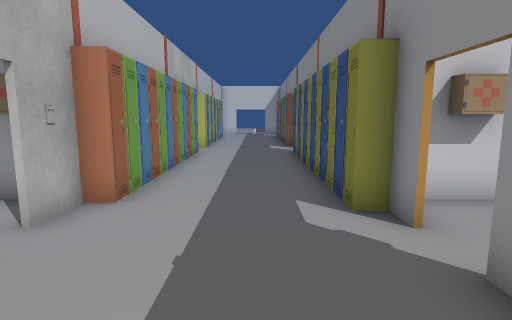
View 1 (above)

24 first-person views from a walk through a Unity game level. The camera is 1.5 m above the floor, tilts 8° down and sees 80° across. Doors are open. The floor is counted in squares, 1 m on a side. Each view is taken from the middle of a square. On the plan, view 1 faces up. The plan holds only what a view shows up to about 15 squares ahead; the rest is blank. The place goes on beyond the plan. Some surface patterns are stand-ins.

View 2
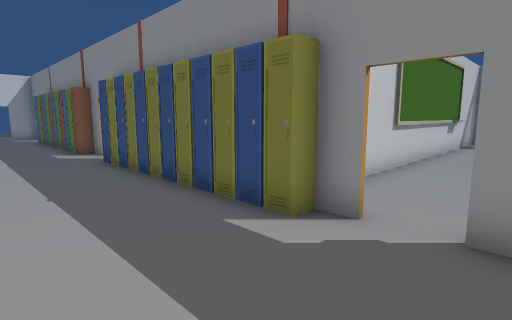

View 3
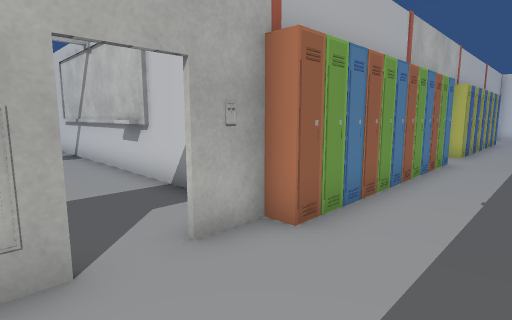

View 4
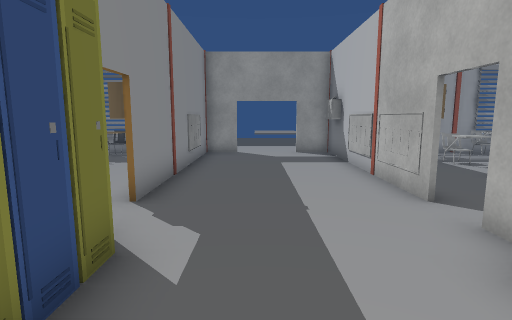

View 5
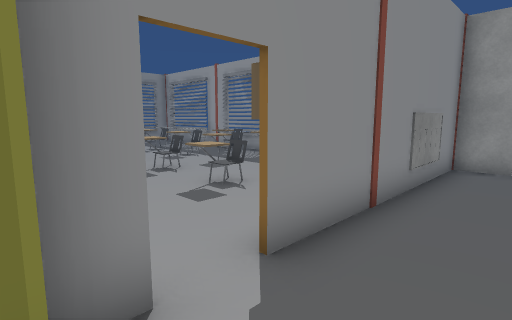

View 6
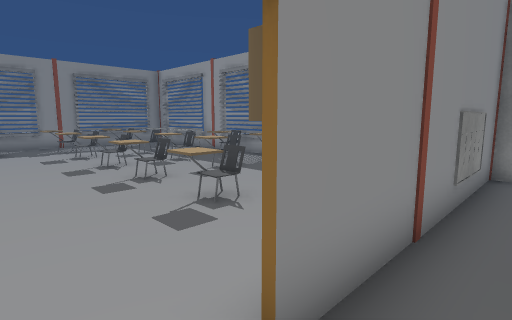

View 7
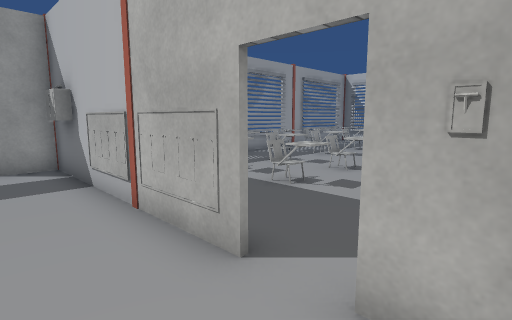

View 8
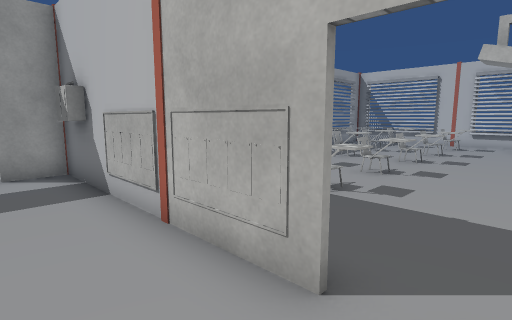

View 9
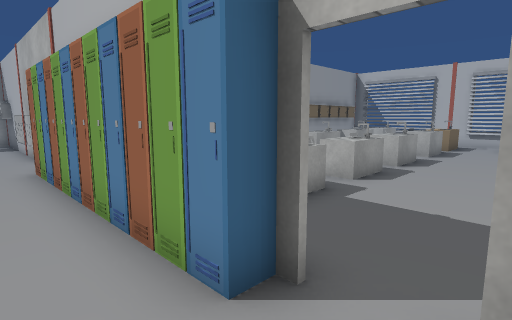

View 10
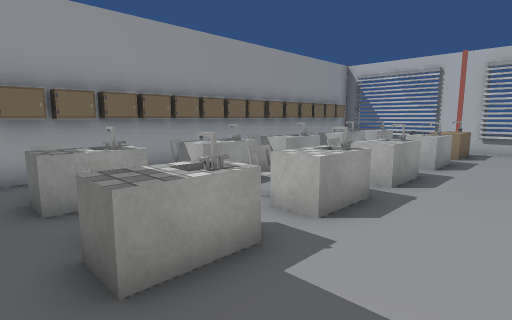

View 11
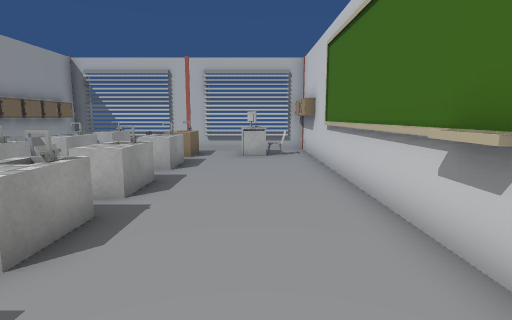

View 12
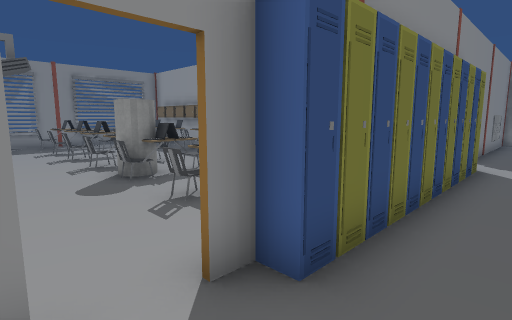

View 13
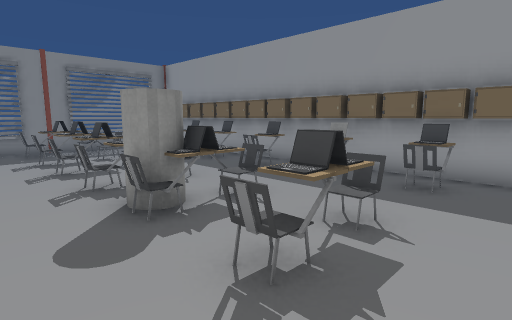

View 14
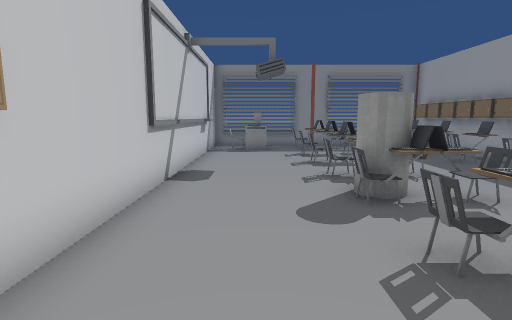

View 15
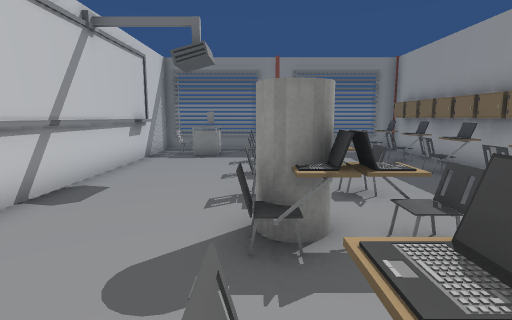

View 16
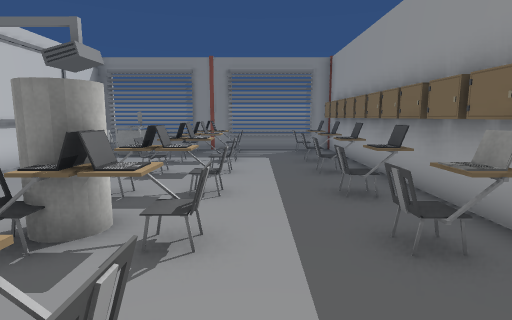

View 17
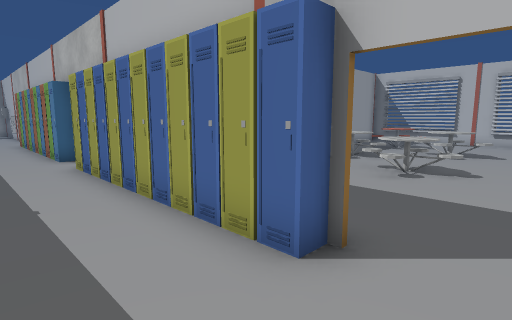

View 18
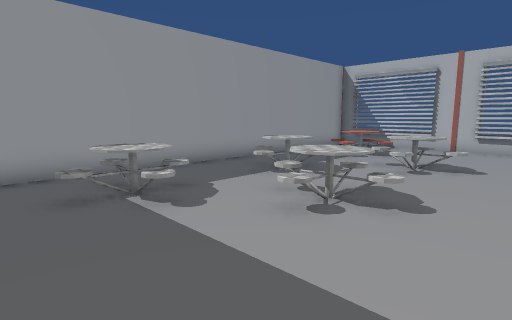

View 19
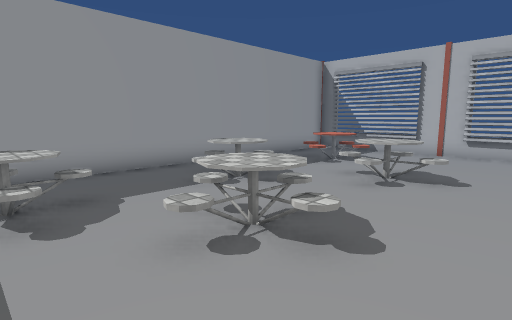

View 20
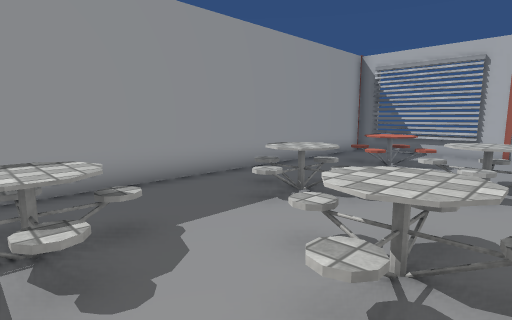

View 21
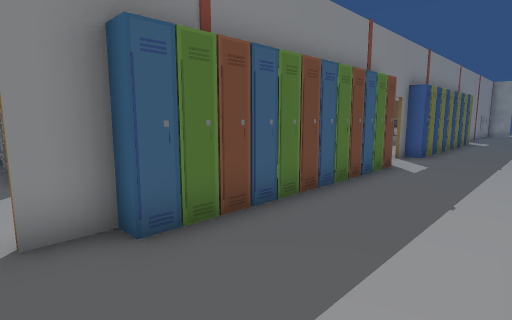

View 22
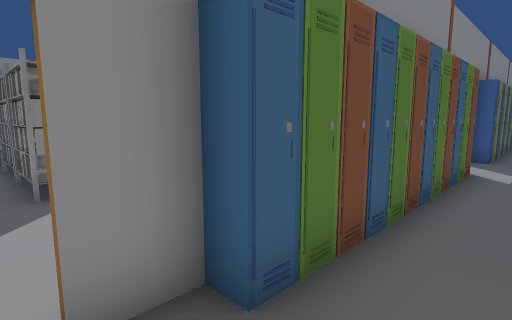

View 23
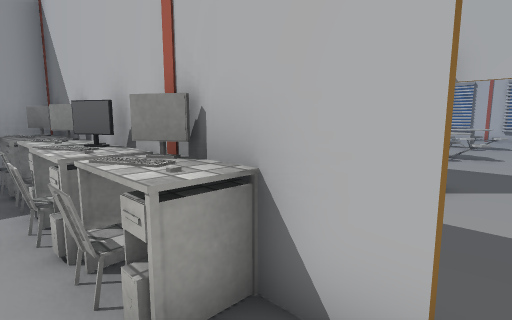

View 24
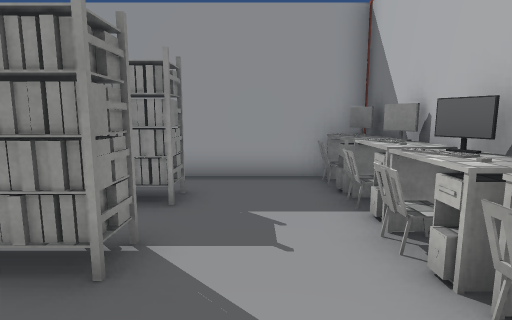

### Floor plan
Points are (right, up) in squares from view 1. A wall is a line through its corners. A room is listed if a view was taken in it or the views show most of it. See-through windows are left out.
Room 1 (views 1, 2, 3, 4, 5, 6, 7, 8, 9, 10, 11, 12, 13, 14, 15, 16, 17, 18, 19, 20, 21, 22, 23, 24)
walls: (2.2, 14.8) (2.2, 15.5); (2.5, 16.3) (7.1, 16.3); (-3.1, 4.6) (-3.1, 3.9); (4.4, 5.6) (16.5, 5.6); (2.2, 3.9) (2.2, 4.6); (-7.2, 15.9) (-8.4, 15.9); (-7.1, 5.4) (-15.8, 5.4); (-7.5, 16.2) (-16.5, 16.2); (-7.5, 5.1) (-8.5, 5.1); (2.2, 23.5) (2.2, 24.6); (2.3, 24.6) (2.3, 23.5); (-15.9, 5.6) (-4.6, 5.6); (-2.5, -5.1) (-1.6, -5.1); (0.8, -5.1) (2.2, -5.1); (-16.5, 16.3) (-4.6, 16.3); (15.4, 15.9) (14.4, 15.9); (16, 5.4) (5.2, 5.4); (-19.3, 13.4) (-19.3, 9.9); (-19.3, 15.5) (-19.3, 14.4); (-19.3, 6.4) (-19.3, 5.6); (17.5, 16.2) (4.4, 16.2); (-12, -5.1) (-7.9, -5.1); (11.8, -5.1) (13.4, -5.1); (-19.3, 23.9) (-19.3, 16.5)
low walls: (-19.3, 8.9) (-19.3, 8.1); (9.8, -5.1) (11.4, -5.1); (-19.3, 2.5) (-19.3, 1)
ways out: open door at (-0.5, -5)
objects: chair (-18, 1) to (-17, 1); locker (-18, 6); table (-18, 8) to (-17, 8); table (-18, 11) to (-17, 11); table (-18, 14); other object (-18, 16); other object (-17, -2) to (-17, -1); locker (-17, 6); other object (-17, 7); other object (-17, 10); other object (-17, 14); other object (-17, 15); locker (-17, 16); table (-17, 18) to (-15, 20); locker (-16, 6); other object (-15, -4) to (-14, -3); chair (-15, -2) to (-14, -1); chair (-15, 0) to (-14, 1); locker (-15, 6); table (-15, 8) to (-14, 8); table (-15, 11) to (-14, 11); table (-15, 21) to (-12, 23); locker (-14, 6); other object (-14, 7); other object (-14, 10); locker (-13, 6); other object (-12, -4) to (-12, -3); chair (-12, -2) to (-12, -1); chair (-12, 0) to (-12, 1); locker (-12, 6); table (-12, 8) to (-11, 8); table (-12, 11) to (-11, 11); table (-12, 18) to (-10, 20); locker (-11, 6); other object (-11, 7); other object (-11, 10); chair (-10, -4) to (-9, -3); chair (-10, -2) to (-9, -1); chair (-10, 0) to (-9, 1); locker (-10, 6); table (-10, 21) to (-8, 23); locker (-9, 6); table (-9, 8) to (-8, 8); table (-9, 11) to (-8, 11); locker (-8, 6); chair (-8, 7); table (-8, 18) to (-5, 20); chair (-7, -2) to (-6, -1); chair (-7, 0) to (-6, 1); locker (-7, 6); locker (-6, 6); table (-6, 8) to (-5, 8); chair (-6, 10) to (-5, 10); table (-6, 11) to (-5, 11); locker (-5, 6); chair (-5, 7); other object (-4, 2) to (-3, 2); locker (-4, 5); other object (-3, 5); locker (-3, 11); locker (-3, 12); locker (-3, 13); locker (-3, 15); locker (-3, 16); locker (-3, 17); locker (-3, 18); locker (-3, 19); locker (-3, 20); locker (-3, 21); locker (-3, 22); locker (-3, 23); locker (2, 2) to (3, 2); locker (2, 5); locker (2, 6); locker (2, 7); locker (2, 8); locker (2, 9); locker (2, 10); locker (2, 11); locker (2, 12); locker (2, 13); locker (2, 16); locker (2, 17); locker (2, 18); locker (2, 19); locker (2, 20); locker (2, 21); locker (2, 22); locker (2, 23); other object (3, 13); computer (3, 17); table (3, 18); other object (3, 19); computer (3, 20); chair (3, 21); chair (3, 22); table (3, 23); locker (4, 6); chair (4, 19); locker (5, 6); chair (5, 7); chair (5, 10); laptop (5, 11); chair (5, 12); chair (6, 1); locker (6, 6); locker (7, 6); chair (7, 7); laptop (7, 11); chair (7, 12); rack (7, 18) to (8, 19); rack (7, 21) to (8, 21); rack (7, 23) to (8, 24); other object (8, -4) to (9, -3); chair (8, -2) to (9, -1); chair (8, 0) to (9, 1); locker (8, 6); laptop (8, 7); chair (8, 11); cylinder (8, 12); locker (9, 6); rack (9, 24) to (11, 24); chair (10, -4) to (11, -3); chair (10, -2) to (11, -1); chair (10, 0) to (11, 1); laptop (10, 6); chair (10, 7); chair (10, 11); chair (10, 12); locker (11, 6); laptop (11, 11); locker (12, 6); chair (12, 7); other object (12, 10); chair (12, 12); other object (12, 23) to (13, 24); other object (13, -4) to (14, -3); chair (13, -2) to (14, -1); chair (13, 0) to (14, 1); locker (13, 6); laptop (13, 7); laptop (13, 11); locker (14, 6); chair (14, 7) to (15, 7); other object (14, 10) to (15, 10); chair (14, 11) to (15, 12); locker (15, 6); other object (16, -2) to (16, -1); chair (16, 0) to (16, 1); locker (16, 6); other object (16, 11); table (16, 14); locker (17, 6); other object (17, 7); other object (17, 10); other object (17, 11); chair (17, 12); other object (17, 14); other object (17, 15)

Positions as (right, up) in squares from view 1, and headings:
1: (0, 0), facing up
2: (-2, 2), facing up-right
3: (0, 2), facing up-left
4: (0, 8), facing down
5: (0, 5), facing down-right
6: (1, 4), facing down-right
7: (-1, 5), facing down-left
8: (-1, 4), facing down-left
9: (-1, 15), facing down-left
10: (-4, 14), facing down-left
11: (-5, 14), facing left
12: (0, 15), facing down-right
13: (3, 14), facing down-right
14: (2, 14), facing right
15: (4, 12), facing right
16: (4, 9), facing right
17: (0, 25), facing down-left
18: (-4, 25), facing down-left
19: (-6, 25), facing down-left
20: (-6, 23), facing down-left
21: (-2, 25), facing down-right
22: (0, 25), facing down-right
23: (4, 25), facing down-left
24: (5, 24), facing down
